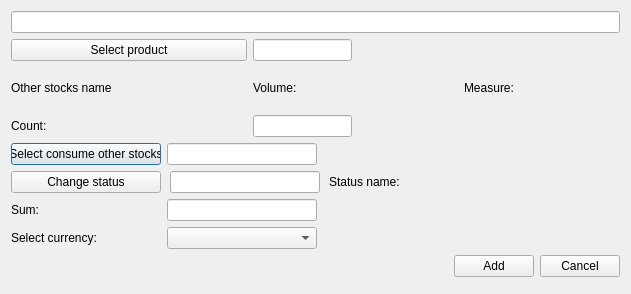
<?xml version="1.0" encoding="UTF-8"?>
<ui version="4.0">
 <class>CreateConOthStList</class>
 <widget class="QDialog" name="CreateConOthStList">
  <property name="geometry">
   <rect>
    <x>0</x>
    <y>0</y>
    <width>631</width>
    <height>294</height>
   </rect>
  </property>
  <property name="windowTitle">
   <string>Create/Update other stocks in consume list</string>
  </property>
  <property name="locale">
   <locale language="English" country="UnitedStates"/>
  </property>
  <property name="modal">
   <bool>false</bool>
  </property>
  <layout class="QGridLayout" name="gridLayout">
   <property name="leftMargin">
    <number>11</number>
   </property>
   <property name="topMargin">
    <number>11</number>
   </property>
   <property name="rightMargin">
    <number>11</number>
   </property>
   <property name="bottomMargin">
    <number>17</number>
   </property>
   <item row="2" column="3">
    <widget class="QLabel" name="volumePh">
     <property name="minimumSize">
      <size>
       <width>100</width>
       <height>0</height>
      </size>
     </property>
     <property name="font">
      <font>
       <family>Times New Roman</family>
       <pointsize>12</pointsize>
       <weight>75</weight>
       <italic>true</italic>
       <bold>true</bold>
      </font>
     </property>
     <property name="text">
      <string/>
     </property>
    </widget>
   </item>
   <item row="2" column="0">
    <widget class="QLabel" name="othStNameLb">
     <property name="minimumSize">
      <size>
       <width>100</width>
       <height>0</height>
      </size>
     </property>
     <property name="maximumSize">
      <size>
       <width>70</width>
       <height>16777215</height>
      </size>
     </property>
     <property name="text">
      <string>Other stocks name:</string>
     </property>
    </widget>
   </item>
   <item row="2" column="1">
    <widget class="QLabel" name="othStNamePh">
     <property name="minimumSize">
      <size>
       <width>130</width>
       <height>0</height>
      </size>
     </property>
     <property name="font">
      <font>
       <family>Times New Roman</family>
       <pointsize>12</pointsize>
       <weight>75</weight>
       <italic>true</italic>
       <bold>true</bold>
      </font>
     </property>
     <property name="text">
      <string/>
     </property>
    </widget>
   </item>
   <item row="4" column="0" colspan="6">
    <widget class="QWidget" name="editSectionWgt" native="true">
     <layout class="QGridLayout" name="gridLayout_3">
      <property name="leftMargin">
       <number>0</number>
      </property>
      <property name="topMargin">
       <number>0</number>
      </property>
      <property name="rightMargin">
       <number>0</number>
      </property>
      <property name="bottomMargin">
       <number>0</number>
      </property>
      <item row="2" column="0">
       <widget class="QLabel" name="sumLb">
        <property name="minimumSize">
         <size>
          <width>150</width>
          <height>0</height>
         </size>
        </property>
        <property name="text">
         <string>Sum:</string>
        </property>
       </widget>
      </item>
      <item row="2" column="1">
       <widget class="QLineEdit" name="sumEdit">
        <property name="maximumSize">
         <size>
          <width>150</width>
          <height>16777215</height>
         </size>
        </property>
        <property name="toolTip">
         <string>&lt;html&gt;&lt;head/&gt;&lt;body&gt;&lt;p&gt;For example: 300 (pedends on currency, in that case 300 USD)&lt;/p&gt;&lt;/body&gt;&lt;/html&gt;</string>
        </property>
       </widget>
      </item>
      <item row="0" column="0">
       <widget class="QPushButton" name="consumeOthStBtn">
        <property name="minimumSize">
         <size>
          <width>150</width>
          <height>0</height>
         </size>
        </property>
        <property name="maximumSize">
         <size>
          <width>150</width>
          <height>16777215</height>
         </size>
        </property>
        <property name="text">
         <string>Select consume other stocks</string>
        </property>
       </widget>
      </item>
      <item row="0" column="1">
       <widget class="QLineEdit" name="consumeOthStEdit">
        <property name="maximumSize">
         <size>
          <width>150</width>
          <height>16777215</height>
         </size>
        </property>
        <property name="text">
         <string/>
        </property>
        <property name="readOnly">
         <bool>true</bool>
        </property>
       </widget>
      </item>
      <item row="3" column="1">
       <widget class="QComboBox" name="currencyCmb">
        <property name="maximumSize">
         <size>
          <width>150</width>
          <height>16777215</height>
         </size>
        </property>
       </widget>
      </item>
      <item row="0" column="2">
       <spacer name="horizontalSpacer_3">
        <property name="orientation">
         <enum>Qt::Horizontal</enum>
        </property>
        <property name="sizeHint" stdset="0">
         <size>
          <width>40</width>
          <height>20</height>
         </size>
        </property>
       </spacer>
      </item>
      <item row="2" column="2">
       <spacer name="horizontalSpacer_2">
        <property name="orientation">
         <enum>Qt::Horizontal</enum>
        </property>
        <property name="sizeHint" stdset="0">
         <size>
          <width>40</width>
          <height>20</height>
         </size>
        </property>
       </spacer>
      </item>
      <item row="3" column="0">
       <widget class="QLabel" name="currencyLb">
        <property name="text">
         <string>Select currency:</string>
        </property>
       </widget>
      </item>
      <item row="3" column="2">
       <spacer name="horizontalSpacer_4">
        <property name="orientation">
         <enum>Qt::Horizontal</enum>
        </property>
        <property name="sizeHint" stdset="0">
         <size>
          <width>40</width>
          <height>20</height>
         </size>
        </property>
       </spacer>
      </item>
      <item row="1" column="0" colspan="3">
       <widget class="QWidget" name="statusWidget" native="true">
        <layout class="QHBoxLayout" name="horizontalLayout_3">
         <property name="spacing">
          <number>9</number>
         </property>
         <property name="leftMargin">
          <number>0</number>
         </property>
         <property name="topMargin">
          <number>0</number>
         </property>
         <property name="rightMargin">
          <number>0</number>
         </property>
         <property name="bottomMargin">
          <number>0</number>
         </property>
         <item>
          <widget class="QPushButton" name="statusBtn">
           <property name="sizePolicy">
            <sizepolicy hsizetype="Fixed" vsizetype="Fixed">
             <horstretch>0</horstretch>
             <verstretch>0</verstretch>
            </sizepolicy>
           </property>
           <property name="minimumSize">
            <size>
             <width>150</width>
             <height>0</height>
            </size>
           </property>
           <property name="text">
            <string>Change status</string>
           </property>
          </widget>
         </item>
         <item>
          <widget class="QLineEdit" name="statusEdit">
           <property name="maximumSize">
            <size>
             <width>150</width>
             <height>16777215</height>
            </size>
           </property>
           <property name="readOnly">
            <bool>true</bool>
           </property>
          </widget>
         </item>
         <item>
          <widget class="QLabel" name="statusLb">
           <property name="text">
            <string>Status name:</string>
           </property>
          </widget>
         </item>
         <item>
          <widget class="QLabel" name="statusPh">
           <property name="minimumSize">
            <size>
             <width>120</width>
             <height>0</height>
            </size>
           </property>
           <property name="font">
            <font>
             <family>Times New Roman</family>
             <pointsize>12</pointsize>
             <weight>75</weight>
             <italic>true</italic>
             <bold>true</bold>
            </font>
           </property>
           <property name="text">
            <string/>
           </property>
          </widget>
         </item>
        </layout>
       </widget>
      </item>
     </layout>
    </widget>
   </item>
   <item row="2" column="2">
    <widget class="QLabel" name="volumeLb">
     <property name="minimumSize">
      <size>
       <width>70</width>
       <height>0</height>
      </size>
     </property>
     <property name="maximumSize">
      <size>
       <width>70</width>
       <height>16777215</height>
      </size>
     </property>
     <property name="text">
      <string>Volume:</string>
     </property>
    </widget>
   </item>
   <item row="2" column="4">
    <widget class="QLabel" name="measureLb">
     <property name="text">
      <string>Measure:</string>
     </property>
    </widget>
   </item>
   <item row="2" column="5">
    <widget class="QLabel" name="measurePh">
     <property name="minimumSize">
      <size>
       <width>100</width>
       <height>0</height>
      </size>
     </property>
     <property name="font">
      <font>
       <family>Times New Roman</family>
       <pointsize>12</pointsize>
       <weight>75</weight>
       <italic>true</italic>
       <bold>true</bold>
      </font>
     </property>
     <property name="text">
      <string/>
     </property>
    </widget>
   </item>
   <item row="5" column="0" colspan="6">
    <layout class="QHBoxLayout" name="horizontalLayout">
     <item>
      <spacer name="horizontalSpacer">
       <property name="orientation">
        <enum>Qt::Horizontal</enum>
       </property>
       <property name="sizeHint" stdset="0">
        <size>
         <width>40</width>
         <height>20</height>
        </size>
       </property>
      </spacer>
     </item>
     <item>
      <widget class="QPushButton" name="addBtn">
       <property name="text">
        <string>Add</string>
       </property>
      </widget>
     </item>
     <item>
      <widget class="QPushButton" name="cancelBtn">
       <property name="text">
        <string>Cancel</string>
       </property>
      </widget>
     </item>
    </layout>
   </item>
   <item row="1" column="0" colspan="2">
    <widget class="QPushButton" name="otherStocksBtn">
     <property name="text">
      <string>Select product</string>
     </property>
    </widget>
   </item>
   <item row="3" column="0" colspan="2">
    <widget class="QLabel" name="countLb">
     <property name="minimumSize">
      <size>
       <width>150</width>
       <height>0</height>
      </size>
     </property>
     <property name="text">
      <string>Count:</string>
     </property>
    </widget>
   </item>
   <item row="0" column="0" colspan="6">
    <widget class="SearchBox" name="searchEdit"/>
   </item>
   <item row="1" column="2">
    <widget class="QLineEdit" name="otherStocksEdit">
     <property name="readOnly">
      <bool>true</bool>
     </property>
    </widget>
   </item>
   <item row="3" column="2">
    <widget class="QLineEdit" name="countEdit">
     <property name="toolTip">
      <string>&lt;html&gt;&lt;head/&gt;&lt;body&gt;&lt;p&gt;For example: 100&lt;/p&gt;&lt;/body&gt;&lt;/html&gt;</string>
     </property>
    </widget>
   </item>
  </layout>
 </widget>
 <customwidgets>
  <customwidget>
   <class>SearchBox</class>
   <extends>QLineEdit</extends>
   <header>searchbox.h</header>
  </customwidget>
 </customwidgets>
 <tabstops>
  <tabstop>otherStocksBtn</tabstop>
  <tabstop>consumeOthStBtn</tabstop>
  <tabstop>statusBtn</tabstop>
  <tabstop>addBtn</tabstop>
  <tabstop>cancelBtn</tabstop>
  <tabstop>consumeOthStEdit</tabstop>
  <tabstop>statusEdit</tabstop>
  <tabstop>sumEdit</tabstop>
  <tabstop>currencyCmb</tabstop>
 </tabstops>
 <resources/>
 <connections/>
</ui>
